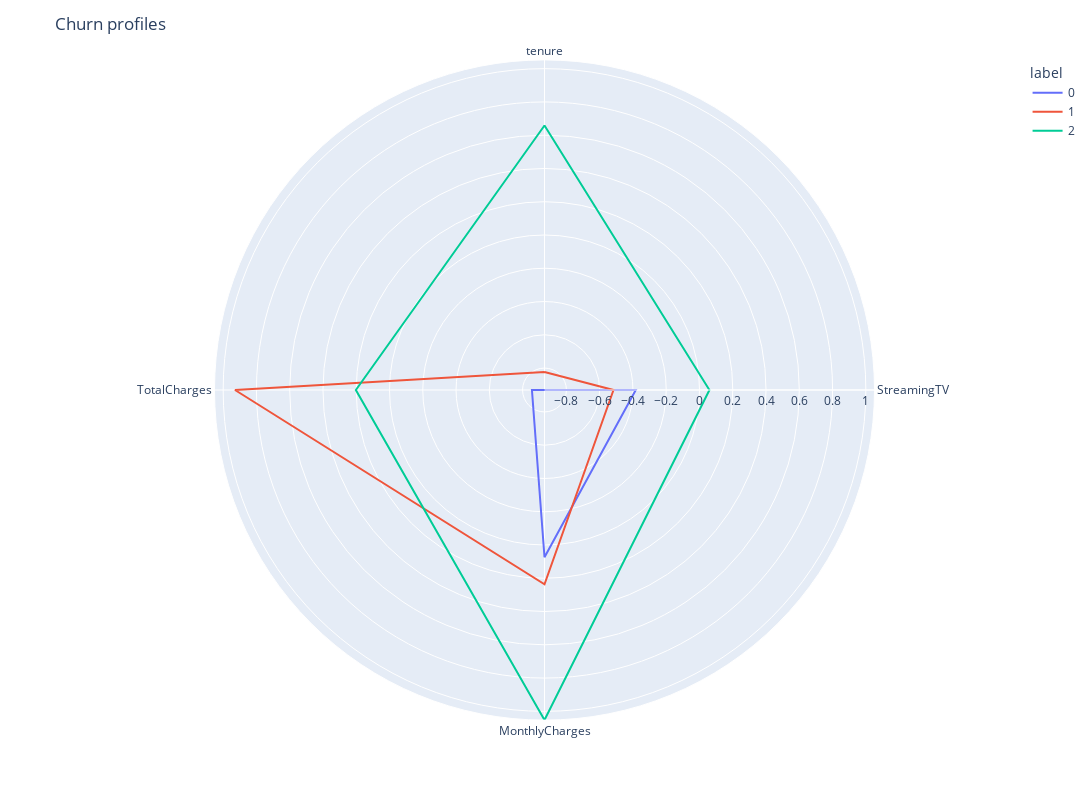

Notebook code for this chart:
### Code cell
#Running clustering without outliers
kmeans = KMeans(
        n_clusters=clusters_number, 
        init="k-means++",
        n_init=10,
        tol=1e-04, 
        random_state=42
    )
kmeans.fit(x_ones)
clusters=pd.DataFrame(x_ones)
clusters['label']=kmeans.labels_
#Plotting results
polar=clusters.groupby("label").mean().reset_index()
polar=pd.melt(polar,id_vars=["label"])
#plotting clusters
fig = px.line_polar(polar, r="value", theta="variable", color="label", line_close=True,height=800,width=1400)
fig.update_layout(
   title="Churn profiles",
)
fig.show()

### Figure 1 — Plotly figure (JSON) as saved in the notebook; plotly's stock layout.template omitted (floating-point values rounded to 4 significant figures)
{"data": [{"hovertemplate": "label=0<br>value=%{r}<br>variable=%{theta}<extra></extra>", "legendgroup": "0", "line": {"color": "#636efa", "dash": "solid"}, "marker": {"symbol": "circle"}, "mode": "lines", "name": "0", "r": [-0.9318, -0.3831, 0.07371, -0.8563, -0.9318], "showlegend": true, "subplot": "polar", "theta": ["tenure", "StreamingTV", "MonthlyCharges", "TotalCharges", "tenure"], "type": "scatterpolar"}, {"hovertemplate": "label=1<br>value=%{r}<br>variable=%{theta}<extra></extra>", "legendgroup": "1", "line": {"color": "#EF553B", "dash": "solid"}, "marker": {"symbol": "circle"}, "mode": "lines", "name": "1", "r": [-0.8239, -0.517, 0.2365, 0.9288, -0.8239], "showlegend": true, "subplot": "polar", "theta": ["tenure", "StreamingTV", "MonthlyCharges", "TotalCharges", "tenure"], "type": "scatterpolar"}, {"hovertemplate": "label=2<br>value=%{r}<br>variable=%{theta}<extra></extra>", "legendgroup": "2", "line": {"color": "#00cc96", "dash": "solid"}, "marker": {"symbol": "circle"}, "mode": "lines", "name": "2", "r": [0.6582, 0.05973, 1.052, 0.2022, 0.6582], "showlegend": true, "subplot": "polar", "theta": ["tenure", "StreamingTV", "MonthlyCharges", "TotalCharges", "tenure"], "type": "scatterpolar"}], "layout": {"height": 800, "legend": {"title": {"text": "label"}, "tracegroupgap": 0}, "margin": {"t": 60}, "polar": {"angularaxis": {"direction": "clockwise", "rotation": 90}, "domain": {"x": [0, 1], "y": [0, 1]}}, "title": {"text": "Churn profiles"}, "width": 1400}}
